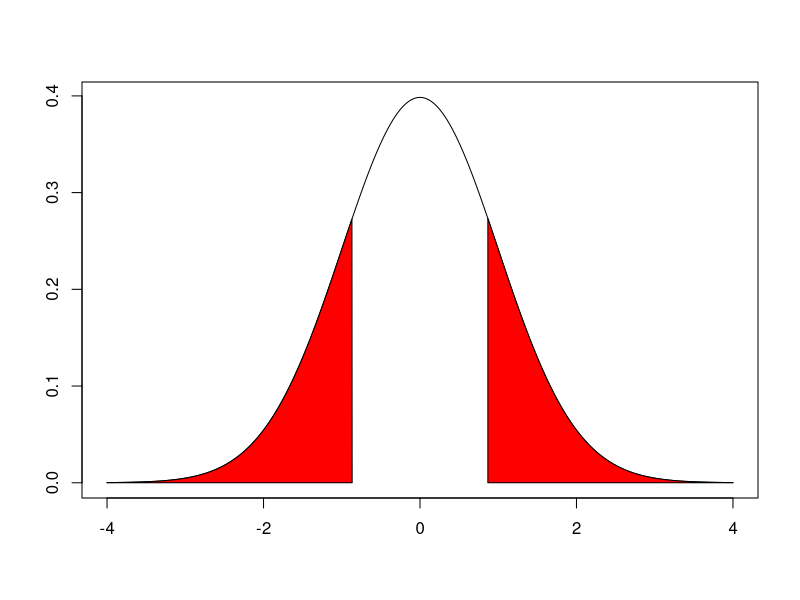
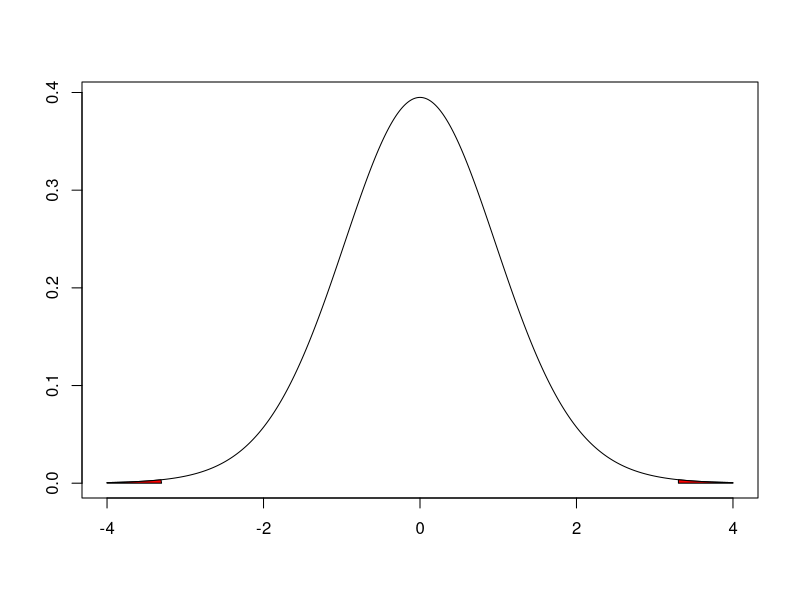

These figures' R source, in order:
## ---- chunk 1
knitr::opts_chunk$set(echo = TRUE)
## ---- chunk 2
t24 <- qt(0.95, df=24)
t24
## ---- chunk 3
plot(seq(-4, 4, 0.01), dt(seq(-4, 4, 0.01), df=199), type="l", xlab = "", ylab = "")
polygon(c(-4, seq(-4, -0.867, 0.01), -0.867), 
        c(0, dt(seq(-4, -0.867, 0.01), df = 199), 0), 
        col = "red")
polygon(c(0.867, seq(0.867, 4, 0.01), 4), 
        c(0, dt(seq(0.867, 4, 0.01), df = 199), 0), 
        col = "red")
## ---- chunk 4
# Calculate p-value
pt(-0.867282, df=199) * 2
## ---- chunk 5
plot(seq(-4, 4, 0.01), dt(seq(-4, 4, 0.01), df=25), type="l", xlab = "", ylab = "")
polygon(c(-4, seq(-4, -3.303, 0.01), -3.303), 
        c(0, dt(seq(-4, -3.303, 0.01), df = 25), 0), 
        col = "red")
polygon(c(3.303, seq(3.303, 4, 0.01), 4), 
        c(0, dt(seq(3.303, 4, 0.01), df = 25), 0), 
        col = "red")
## ---- chunk 6
# Calculate p-value
pt(-3.303, df=25) * 2
## ---- chunk 7
# Store given values
k <- 5
n <- 1172
MSG <- 501.54
SSE <- 267382
p <- 0.0682

# Find Df
dfG <- k-1
dfE <- n-k
dfT <- dfG + dfE
df <- c(dfG, dfE, dfT)

# Find Sum Sq
SSG <- dfG * MSG
SST <- SSG + SSE
SS <- c(SSG, SSE, SST)

# Find Mean Sq
MSE <- SSE / dfE
MS <- c(MSG, MSE, NA)

# Find F-value
Fv <- MSG / MSE

# Combine all values and display
annovatb <- data.frame(df, SS, MS, c(Fv, NA, NA), c(p, NA, NA))
colnames(annovatb) <- c("Df", "Sum Sq", "Mean Sq", "F Value", "Pr(>F)")
rownames(annovatb) <- c("degree", "Residuals", "Total")

annovatb
